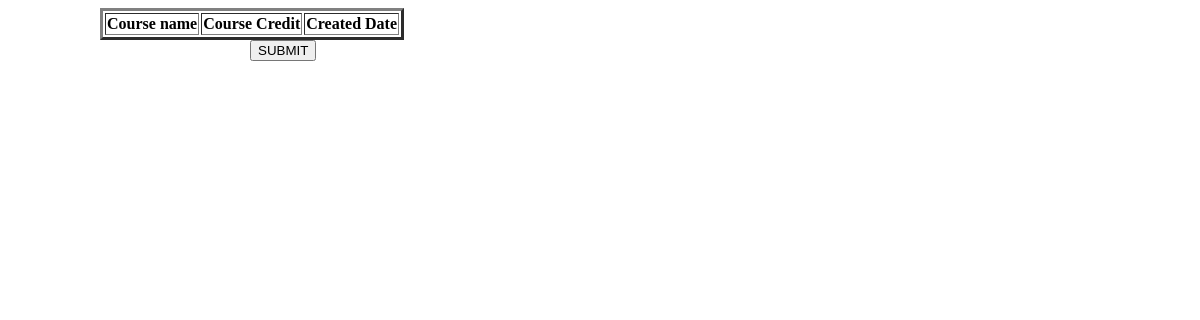
The app's page /ManageCourse, older data.
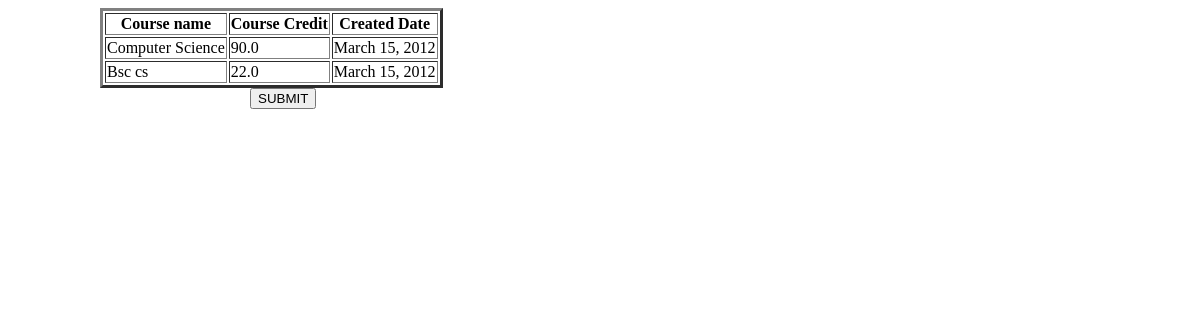
The same page, newer data.
### CampusSenseApp/models.py (models this page shows)
class Course(models.Model):
    CourseName=models.CharField(max_length=50, null=True,blank=True)
    CourseCredit=models.FloatField(max_length=50,null=True,blank=True)
    CreatedDate=models.DateField(max_length=50,null=True,blank=True)

### CampusSenseApp/views.py (the view)
# urls.py: path('ManageCourse', ManageCourse.as_view(), name="ManageCourse"),
class ManageCourse(View):
    def get(self, request):
        obj = Course.objects.all()
        return render(request, "admin module/managecourse.html", {'val': obj})

### templates/admin module/managecourse.html (shortened to what this page needs)
<!DOCTYPE html>
<html lang="en">
<head>
</head>
<body>
    <table border="3">
    <tr>
        <th>Course name</th>
        <th>Course Credit</th>
        <th>Created Date</th>
    </tr>
        {% for i in val %}
    <tr>
        <td>{{ i.CourseName }}</td>
        <td>{{ i.CourseCredit }}</td>
        <td>{{ i.CreatedDate }}</td>
    </tr>
     {% endfor %}
   </table>
   <button type="submit">SUBMIT</button>
</body>
</html>

Row changes from the older to the newer data that the page shows:
added Course: CourseName "Computer Science", CourseCredit "90.0", CreatedDate "March 15, 2012"
added Course: CourseName "Bsc cs", CourseCredit "22.0", CreatedDate "March 15, 2012"
